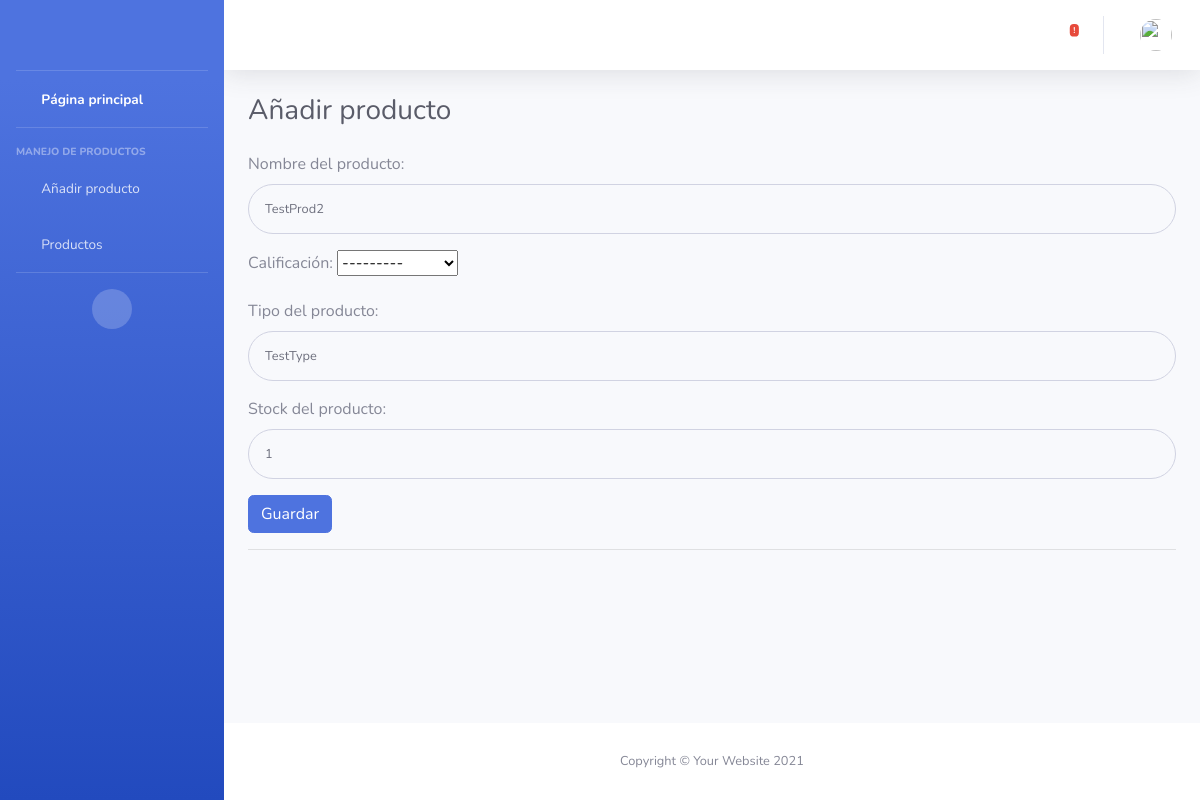
The page /update_stock/2/ on the database its author committed.
### stockList/models.py (models this page shows, shortened)
class Tables(models.Model):
    codProd=models.IntegerField(default=0, blank=False, null=False)
    nomProd=models.CharField(max_length=20, blank=False, null=False)
    calificacion=models.TextField(max_length=20, blank=False, null=False, choices=tiposDeProducto, verbose_name="Calificación")
    tipoProd=models.TextField(max_length=13, blank=False, null=False)
    stock=models.IntegerField(default=0, blank=False, null=False)
    class Meta:
        verbose_name="Table"
        verbose_name_plural="Tables"

### stockList/views.py (the view)
# urls.py: path('update_stock/<str:pk>/', sViews.update_stock, name="update_stock"),
def update_stock(request, pk):
    queryset = Tables.objects.get(id=pk)
    form = TablesUpdateForm(instance=queryset)
    if request.method == 'POST':
        form = TablesUpdateForm(request.POST, instance=queryset)
        if form.is_valid():
            form.save()
            messages.success(request, 'Actualizado exitosamente')
            return redirect('/tables/')
    context = {
		'form':form
    }
    return render(request, 'stockList/add_stock.html', context)

### stockList/forms.py
class TablesUpdateForm(forms.ModelForm):
    nomProd=CharField( label="Nombre del producto",max_length=20, required=True, widget=forms.TextInput(attrs={'class':'form-control form-control-user bg-light small', 'aria-describedby':'basic-addon2'}))
    tipoProd=CharField(label="Tipo del producto", max_length=13, required=True, widget=forms.TextInput(attrs={'class':'form-control form-control-user bg-light small', 'aria-describedby':'basic-addon2'}))
    stock=IntegerField(label="Stock del producto", required=True, widget=forms.NumberInput(attrs={'class':'form-control form-control-user bg-light small', 'aria-describedby':'basic-addon2'}))
    class Meta:
        model=Tables
        fields=['nomProd', 'calificacion', 'tipoProd', 'stock']

### stockList/context_processors.py (called while the page is built)
def alerts(request):
    alertsEntries=Tables.objects.all().order_by('stock')
    return {"alerts": alertsEntries}

### stockList/templates/stockList/add_stock.html (shortened to what this page needs)
{% extends "core/base.html" %}
{% load static %}
{% block styles %}
<link href="{% static 'core/vendor/fontawesome-free/css/all.min.css' %}" rel="stylesheet" type="text/css">
    <link href="{% static 'core/css/sb-admin-2.min.css' %}" rel="stylesheet">
{% endblock %}
{% block content %}
                <div class="container-fluid">
                    <h1 class="h3 mb-4 text-gray-800">Añadir producto</h1>
                    <div>
                    <form method='POST' action='' class="user form-floating">{% csrf_token %}
                        <div class="form-group">
                            {{form.as_p}}
                        </div>
                        <button class="btn btn-primary" type="submit" value='Save'>Guardar</button>
                    </form>
                    <hr>
                </div>
            </div>
            </div>
{% endblock %}

### core/templates/core/base.html (shortened to what this page needs)
{% load static %}
<!DOCTYPE html>
<html lang="en">
<head>
    {% block styles %}{% endblock %}
</head>
<body id="page-top">
    <div id="wrapper">
        <ul class="navbar-nav bg-gradient-primary sidebar sidebar-dark accordion" id="accordionSidebar">
            <a class="sidebar-brand d-flex align-items-center justify-content-center" href="/">
                <div class="sidebar-brand-icon rotate-n-15">
                    <i class="fas fa-laugh-wink"></i>
                </div>
            </a>
            <hr class="sidebar-divider my-0">
            <li class="nav-item active">
                <a class="nav-link" href="/">
                    <i class="fas fa-fw fa-tachometer-alt"></i>
                    <span>Página principal</span></a>
            </li>
            <hr class="sidebar-divider">
            <div class="sidebar-heading">
                Manejo de productos
            </div>
            <li class="nav-item">
                <a class="nav-link" href="/adding_stock/">
                    <i class="fas fa-fw fa-folder"></i>
                    <span>Añadir producto</span></a>
            </li>
            <li class="nav-item">
                <a class="nav-link" href="/tables/">
                    <i class="fas fa-fw fa-table"></i>
                    <span>Productos</span></a>
            </li>
            <hr class="sidebar-divider d-none d-md-block">
            <div class="text-center d-none d-md-inline">
                <button class="rounded-circle border-0" id="sidebarToggle"></button>
            </div>
        </ul>
        <div id="content-wrapper" class="d-flex flex-column">
            <div id="content">
                <nav class="navbar navbar-expand navbar-light bg-white topbar mb-4 static-top shadow">
                    <ul class="navbar-nav ml-auto">
                        <li class="nav-item dropdown no-arrow mx-1">
                            <a class="nav-link dropdown-toggle" href="#" id="alertsDropdown" role="button"
                                data-toggle="dropdown" aria-haspopup="true" aria-expanded="false">
                                <i class="fas fa-bell fa-fw"></i>
                                {% for product in alerts %}
                                {% if product.stock <= 20 and forloop.counter == 5 %}
                                    <span class="badge badge-danger badge-counter">!</span>
                                {% endif %}
                                {% endfor %}
                            </a>
                        </li>
                        <li class="nav-item dropdown no-arrow">
                            <a class="nav-link dropdown-toggle" href="#" id="userDropdown" role="button"
                                data-toggle="dropdown" aria-haspopup="true" aria-expanded="false">
                                <img class="img-profile rounded-circle"
                                    src="{% static 'core/img/undraw_profile.svg' %}">
                            </a>
                        </li>
                    </ul>
                </nav>
                {% block content %}{% endblock %}
            <footer class="sticky-footer bg-white">
                <div class="container my-auto">
                    <div class="copyright text-center my-auto">
                        <span>Copyright &copy; Your Website 2021</span>
                    </div>
                </div>
            </footer>
        </div>
    </div>
</body>
</html>

### rows shown on the page
Tables: nomProd "TestProd2", calificacion "---------", tipoProd "TestType", stock "1"
